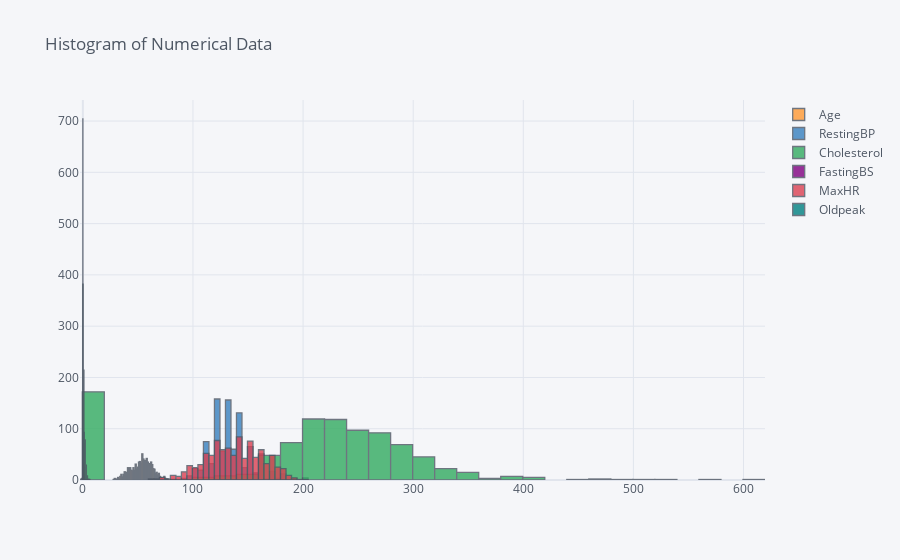

Notebook cell for this chart:
### Markdown cell above
Although the above information is useful but the data can be represented in a better way using plots.

### Code cell
# Histogram of Numerical Data
df[numerical].iplot(kind='histogram', subplots=False, bins=60, title='Histogram of Numerical Data')


# NOTE: iPlot makes the histogram interactive, which means that each column can be viewed individually by clicking on the legend

### Figure 1 — Plotly figure (JSON) as saved in the notebook; plotly's stock layout.template omitted (floating-point values rounded to 4 significant figures; data arrays with more than 128 entries replaced by an {"elided": "..."} marker saying what was removed)
{"data": [{"histfunc": "count", "histnorm": "", "marker": {"color": "rgba(255, 153, 51, 1.0)", "line": {"color": "#4D5663", "width": 1.3}}, "name": "Age", "nbinsx": 60, "opacity": 0.8, "orientation": "v", "type": "histogram", "x": {"elided": "918 int values"}}, {"histfunc": "count", "histnorm": "", "marker": {"color": "rgba(55, 128, 191, 1.0)", "line": {"color": "#4D5663", "width": 1.3}}, "name": "RestingBP", "nbinsx": 60, "opacity": 0.8, "orientation": "v", "type": "histogram", "x": {"elided": "918 int values"}}, {"histfunc": "count", "histnorm": "", "marker": {"color": "rgba(50, 171, 96, 1.0)", "line": {"color": "#4D5663", "width": 1.3}}, "name": "Cholesterol", "nbinsx": 60, "opacity": 0.8, "orientation": "v", "type": "histogram", "x": {"elided": "918 int values"}}, {"histfunc": "count", "histnorm": "", "marker": {"color": "rgba(128, 0, 128, 1.0)", "line": {"color": "#4D5663", "width": 1.3}}, "name": "FastingBS", "nbinsx": 60, "opacity": 0.8, "orientation": "v", "type": "histogram", "x": {"elided": "918 int values"}}, {"histfunc": "count", "histnorm": "", "marker": {"color": "rgba(219, 64, 82, 1.0)", "line": {"color": "#4D5663", "width": 1.3}}, "name": "MaxHR", "nbinsx": 60, "opacity": 0.8, "orientation": "v", "type": "histogram", "x": {"elided": "918 int values"}}, {"histfunc": "count", "histnorm": "", "marker": {"color": "rgba(0, 128, 128, 1.0)", "line": {"color": "#4D5663", "width": 1.3}}, "name": "Oldpeak", "nbinsx": 60, "opacity": 0.8, "orientation": "v", "type": "histogram", "x": {"elided": "918 float values"}}], "layout": {"barmode": "overlay", "legend": {"bgcolor": "#F5F6F9", "font": {"color": "#4D5663"}}, "paper_bgcolor": "#F5F6F9", "plot_bgcolor": "#F5F6F9", "title": {"font": {"color": "#4D5663"}, "text": "Histogram of Numerical Data"}, "xaxis": {"gridcolor": "#E1E5ED", "showgrid": true, "tickfont": {"color": "#4D5663"}, "title": {"font": {"color": "#4D5663"}, "text": ""}, "zerolinecolor": "#E1E5ED"}, "yaxis": {"gridcolor": "#E1E5ED", "showgrid": true, "tickfont": {"color": "#4D5663"}, "title": {"font": {"color": "#4D5663"}, "text": ""}, "zerolinecolor": "#E1E5ED"}}}
